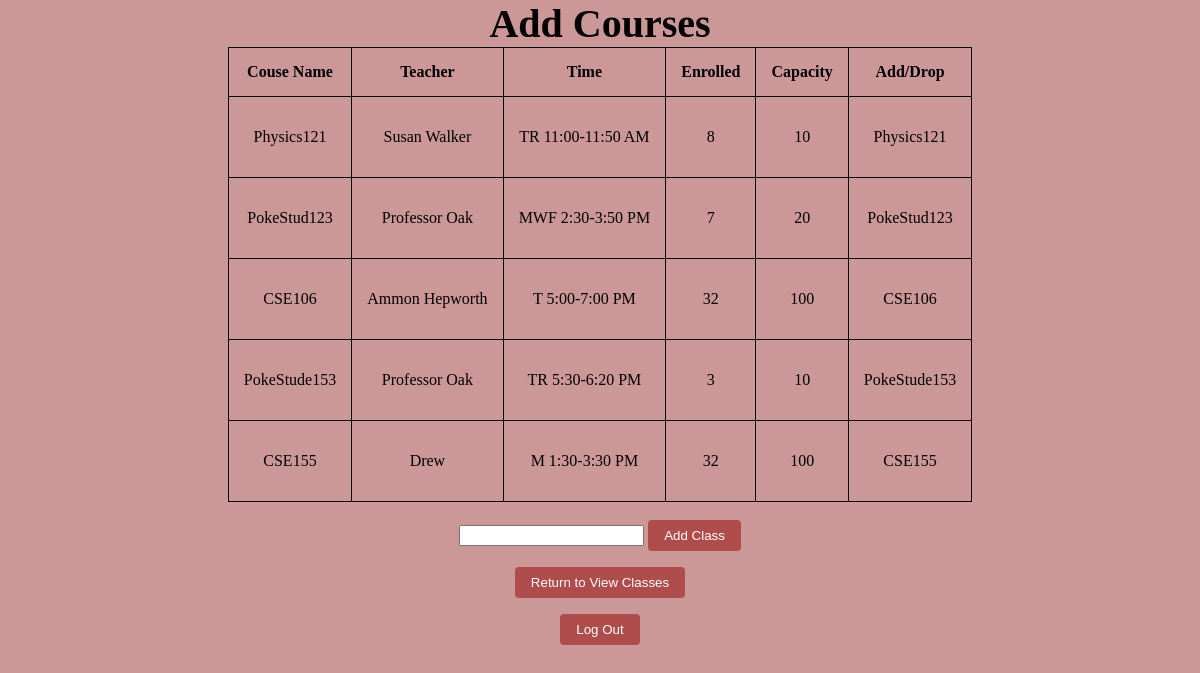
/student/courses (signed in), run on the app's committed database.
### Lab08_MiniProject/Courses/main.py (models this page shows, shortened)
class Courses(db.Model):
    __tablename__ = "Courses"
    classId = db.Column(db.Integer, primary_key = True)
    className = db.Column(db.String, nullable = False)
    teacher = db.Column(db.String, nullable = False)
    time = db.Column(db.String, nullable = False)
    enrolled = db.Column(db.Integer, nullable = False)
    capacity = db.Column(db.Integer, nullable = False)

### Lab08_MiniProject/Courses/main.py (the view, shortened to what this page needs)
@app.route("/student/courses", methods=["GET", "POST"])
@login_required
def studentEdit():
    if request.method == "GET":
        enrolled = Enrollment.query.filter_by(usersId = current_user.userId)
        enrolledClasses = []
        for course in enrolled:
            enrolledClasses.append(course.classesId)
        return render_template('studentEdit.html', courses = Courses.query.all(), enrollment = enrolledClasses)

### Lab08_MiniProject/Courses/main.py (called while the page is built)
@login_manager.user_loader
def load_user(userId):
    return Users.query.filter_by(userId = userId).first()

### Lab08_MiniProject/Courses/templates/studentEdit.html (shortened to what this page needs)
<!DOCTYPE html>
<html>
    <head>
        <link rel="stylesheet" href="/static/student.css">
    </head>
	<body>
		<div class='student_edit'>
            <h1 class = "center">Add Courses</h1>
            <table class = "center" id = "availableCourses">
                <thead>
                    <tr>
                        <th>Couse Name</th>
                        <th>Teacher</th>
                        <th>Time</th>
                        <th>Enrolled</th>
                        <th>Capacity</th>
						<th>Add/Drop</th>
                    </tr>
                </thead>
                <tbody>
				{% for course in courses %}
					<tr>
						<td>{{course.className}}</td>
						<td>{{course.teacher}}</td>
						<td>{{course.time}}</td>
						<td>{{course.enrolled}}</td>
						<td>{{course.capacity}}</td>
						{% if course.classId in enrollment%}
							<td>
								<p>{{course.className}}</p>
							</td>
						{% elif course.capacity == course.enrolled %}
							<td>Class {{course.className}} is Full</td>
						{% else %}
							<td>
								<p>{{course.className}}</p>
							</td>
						{% endif %}
					</tr>
				{% endfor %}
				</tbody>
            </table><br>
			<input type="text" id="adding_class" name="Class to Add">
			<button type="button" class = "s_add_classes" id = "s_add_classes">Add Class</button><br>
			<button type="button" class = "s_view_classes" id = "s_view_classes">Return to View Classes</button><br>
            <button type="button" class = "logout" id = "logoutStudentEdit">Log Out</button>
		</div>
	</body>
</html>

### Lab08_MiniProject/Courses/static/student.css (style rules this page uses)
h1 { font-size: 2.5rem; margin-bottom: 1rem; text-align: center; color: black; }
button { background-color: rgb(175, 76, 76); color: white; padding: 0.5rem 1rem; border: none; border-radius: 4px; cursor: pointer; margin-bottom: 1rem; }
table, th, td { border: 1px solid black; border-collapse: collapse; padding: 15px; margin: 2pc; color: black; text-align: center; }
body { background-color: rgb(203, 151, 151); text-align: center; margin: auto; color: black; }
.center { color: black; text-align: center; margin: auto; }

### data on the page
Courses: className "Physics121", teacher "Susan Walker", time "TR 11:00-11:50 AM", enrolled "8", capacity "10"
Courses: className "PokeStud123", teacher "Professor Oak", time "MWF 2:30-3:50 PM", enrolled "7", capacity "20"
Courses: className "CSE106", teacher "Ammon Hepworth", time "T 5:00-7:00 PM", enrolled "32", capacity "100"
Courses: className "PokeStude153", teacher "Professor Oak", time "TR 5:30-6:20 PM", enrolled "3", capacity "10"
Courses: className "CSE155", teacher "Drew", time "M 1:30-3:30 PM", enrolled "32", capacity "100"
